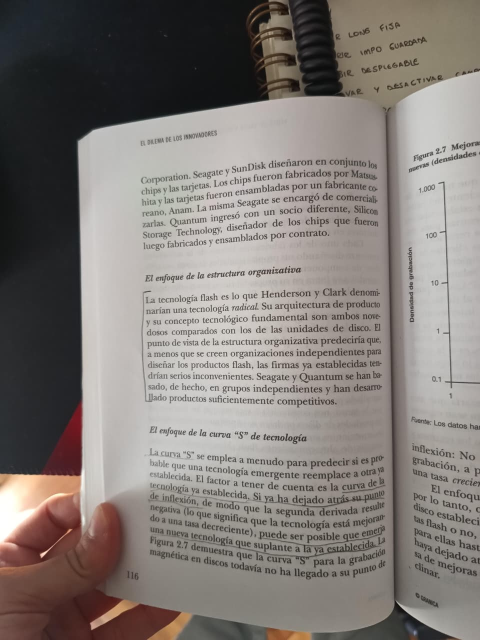
#> input picture img_test/img_left.jpeg, 960 x 1280 px (shown at 1/2 size)
$ python -i preprocessor.py   (imports and definitions only)
#> lines starting #> are read from the running program, lines starting #| are printed output that depends on the picture; after the words box and inside, x2 and y2 are one past the last pixel; in counts of white or black regions, pixels touching at a corner belong together
import io

import cv2
import numpy as np
from PIL import Image

from app.core.config import config


def load_image(image_bytes: bytes) -> np.ndarray:
    pil = Image.open(io.BytesIO(image_bytes)).convert("RGB")
    arr = np.array(pil)
    return cv2.cvtColor(arr, cv2.COLOR_RGB2BGR)


def to_gray(image: np.ndarray) -> np.ndarray:
    return image if image.ndim == 2 else cv2.cvtColor(image, cv2.COLOR_BGR2GRAY)


def enhance(image: np.ndarray, scale: float | None = None) -> np.ndarray:
    """Escala de grises a mayor resolucion con contraste local realzado.

    Paso 1 del pipeline: re-escala la foto (las fotos de celular vienen
    comprimidas) y aplica CLAHE para compensar la luz despareja y la
    curvatura de la pagina antes de binarizar.
    """
    if scale is None:
        scale = config.PREPROC_SCALE

    gray = to_gray(image)
    if scale and scale != 1.0:
        gray = cv2.resize(gray, None, fx=scale, fy=scale, interpolation=cv2.INTER_CUBIC)

    # Tiles de tamano constante en pixeles (no grilla fija): asi el realce es
    # estable en imagenes y ROIs de distinto tamano.
    tile = config.CLAHE_TILE_PX
    gh = max(1, round(gray.shape[0] / tile))
    gw = max(1, round(gray.shape[1] / tile))
    clahe = cv2.createCLAHE(clipLimit=config.CLAHE_CLIP, tileGridSize=(gw, gh))
    return clahe.apply(gray)


def _paper_mask(gray: np.ndarray) -> np.ndarray:
    """Mascara de las zonas de papel (claras). Las regiones oscuras que entran
    al ROI (cuaderno, dedos, sombra externa) generan ruido que CLAHE amplifica
    y produce falsos subrayados; se descartan quedandonos con el papel."""
    smooth = cv2.GaussianBlur(gray, (0, 0), config.PAPER_BLUR_SIGMA)
    _, paper = cv2.threshold(smooth, 0, 255, cv2.THRESH_BINARY + cv2.THRESH_OTSU)

    # Rellenar los huecos internos (texto/marcas oscuras encerradas por papel),
    # de cualquier tamano, sin reconectar las intrusiones oscuras externas: una
    # region oscura es "hueco" si NO toca el borde de la imagen. Asi el cuaderno
    # / dedos / sombra (que entran por un borde) quedan fuera, pero el texto no
    # se borra.
    h, w = paper.shape
    inv = cv2.bitwise_not(paper)
    n, labels, stats, _ = cv2.connectedComponentsWithStats(inv, 8)
    out = paper.copy()
    for i in range(1, n):
        x, y = stats[i, cv2.CC_STAT_LEFT], stats[i, cv2.CC_STAT_TOP]
        bw, bh = stats[i, cv2.CC_STAT_WIDTH], stats[i, cv2.CC_STAT_HEIGHT]
        touches_border = x == 0 or y == 0 or x + bw == w or y + bh == h
        if not touches_border:
            out[labels == i] = 255
    return out


def binarize(gray: np.ndarray) -> np.ndarray:
    """Binarizacion adaptativa: texto/marcas = 255 sobre fondo 0."""
    blur = cv2.GaussianBlur(gray, (3, 3), 0)
    block = config.ADAPTIVE_BLOCK
    if block % 2 == 0:
        block += 1
    binary = cv2.adaptiveThreshold(
        blur,
        255,
        cv2.ADAPTIVE_THRESH_GAUSSIAN_C,
        cv2.THRESH_BINARY_INV,
        block,
        config.ADAPTIVE_C,
    )
    return cv2.bitwise_and(binary, _paper_mask(gray))


def preprocess(image: np.ndarray, scale: float | None = None) -> np.ndarray:
    """Devuelve la imagen binaria (texto/marcas = 255) realzada con CLAHE.

    El resultado esta en el espacio re-escalado por `scale` (default
    `config.PREPROC_SCALE`); las coordenadas de las etapas posteriores se
    refieren a esa resolucion.
    """
    return binarize(enhance(image, scale))

>>> import cv2
>>> picture = cv2.cvtColor(cv2.imread('../../img_test/img_left.jpeg'), cv2.COLOR_BGR2RGB)
>>> result = preprocess(picture)
#> in to_gray, `return image if image.ndim == 2 else cv2.cvtColor(image, cv2.COLOR_BGR..`:
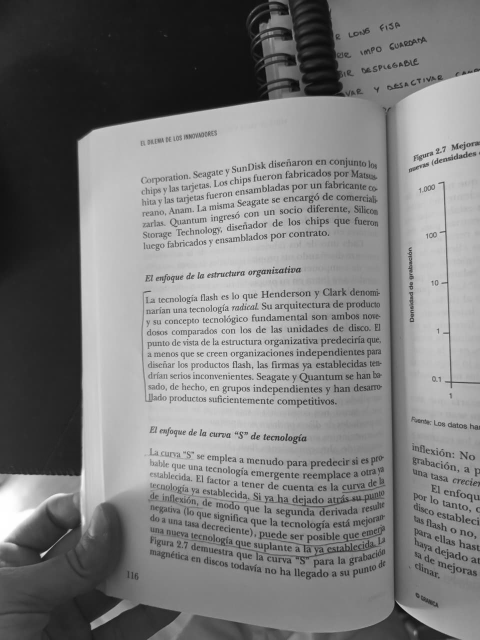
#> returned value: shape (1280, 960) (shown at 1/2 size); min 0, max 255, mean 122.7
#> in enhance, `return clahe.apply(gray)`:
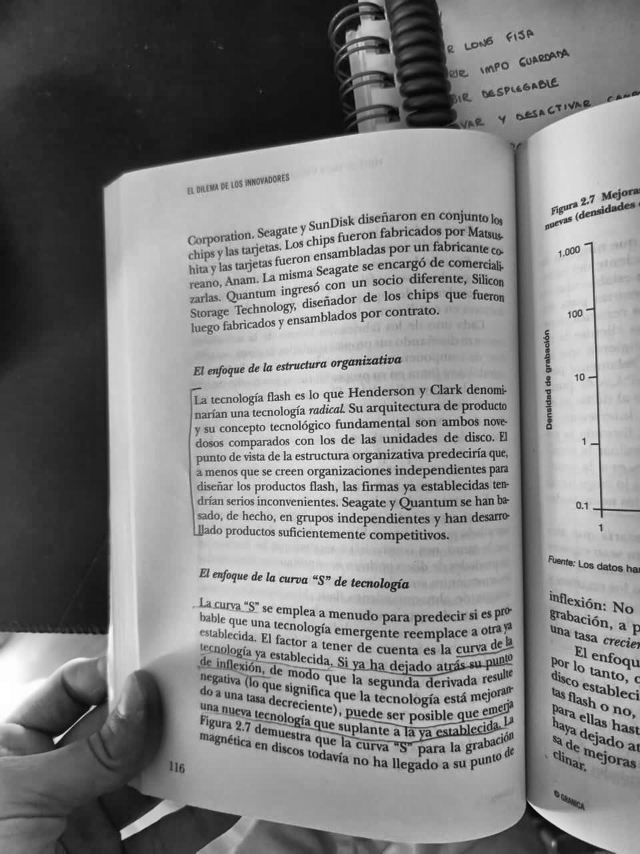
#> returned value: shape (2560, 1920) (shown at 1/3 size); min 0, max 255, mean 129.8
#> in binarize, `binary = cv2.adaptiveThreshold( blur, 255, cv2.ADAPTIVE_THRESH_GAUSSIA..`:
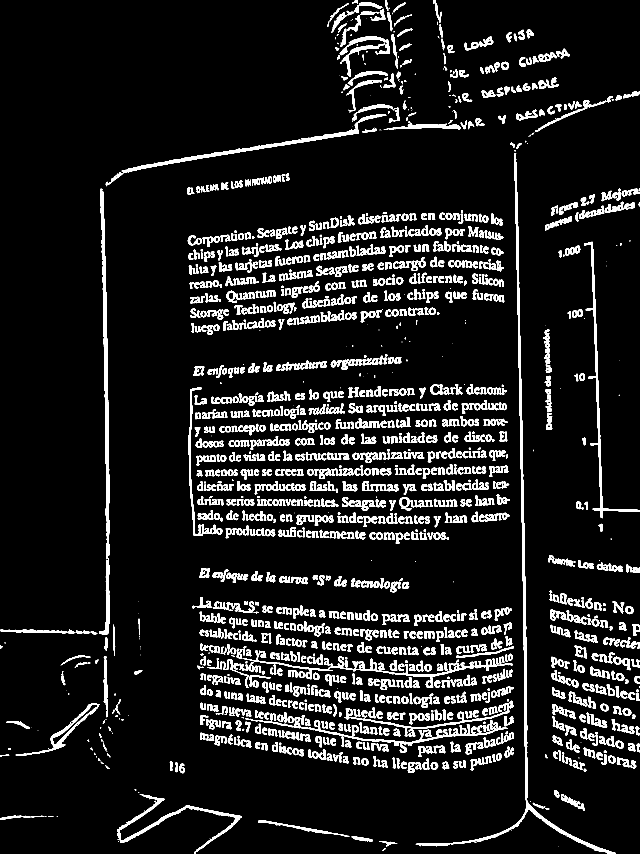
#> binary: shape (2560, 1920) (shown at 1/3 size); 9.1% white; 1678 white regions (160 under 20 px), largest, box (x1, y1, x2, y2) and area: (1247, 459, 1847, 2560) 18066, (297, 565, 329, 1904) 12503, (317, 342, 1159, 559) 8137
#> in _paper_mask, `smooth = cv2.GaussianBlur(gray, (0, 0), config.PAPER_BLUR_SIGMA)`:
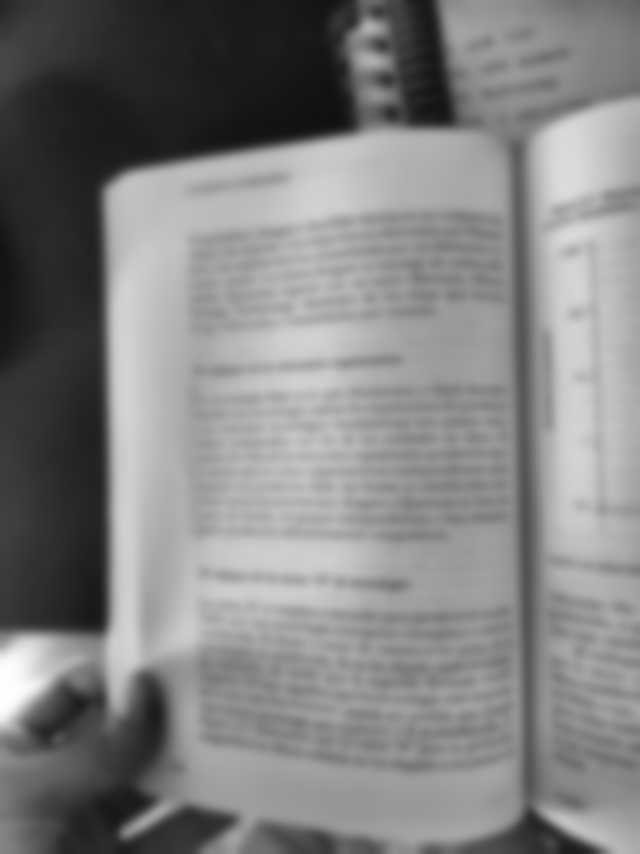
#> smooth: shape (2560, 1920) (shown at 1/3 size); min 16, max 255, mean 129.8
#> in _paper_mask, `_, paper = cv2.threshold(smooth, 0, 255, cv2.THRESH_BINARY + cv2.THRES..`:
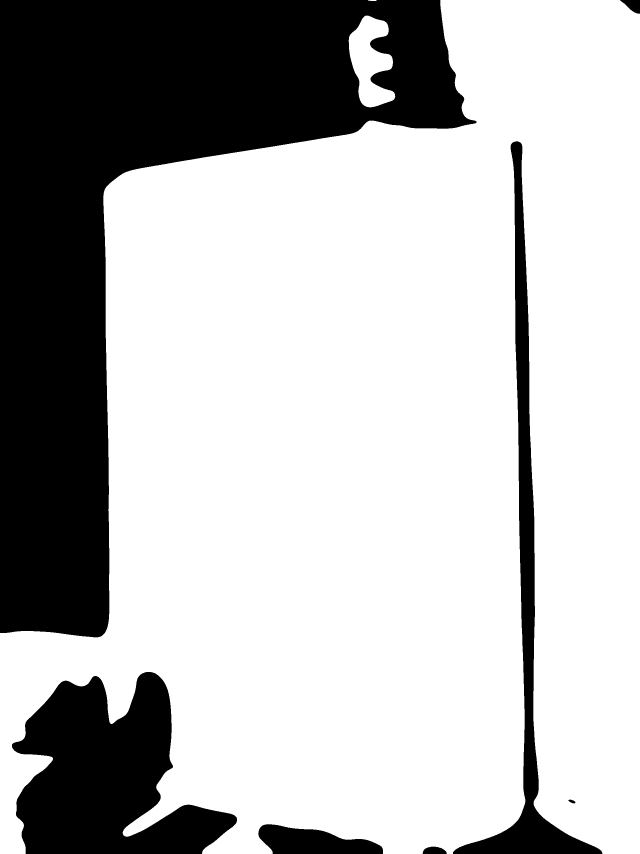
#> paper: shape (2560, 1920) (shown at 1/3 size); 71.8% white; 7 black regions, largest, box (x1, y1, x2, y2) and area: (0, 0, 1430, 1912) 1041483, (36, 2016, 711, 2560) 221413, (1359, 424, 1807, 2560) 99132
#> in _paper_mask, `n, labels, stats, _ = cv2.connectedComponentsWithStats(inv, 8)`:
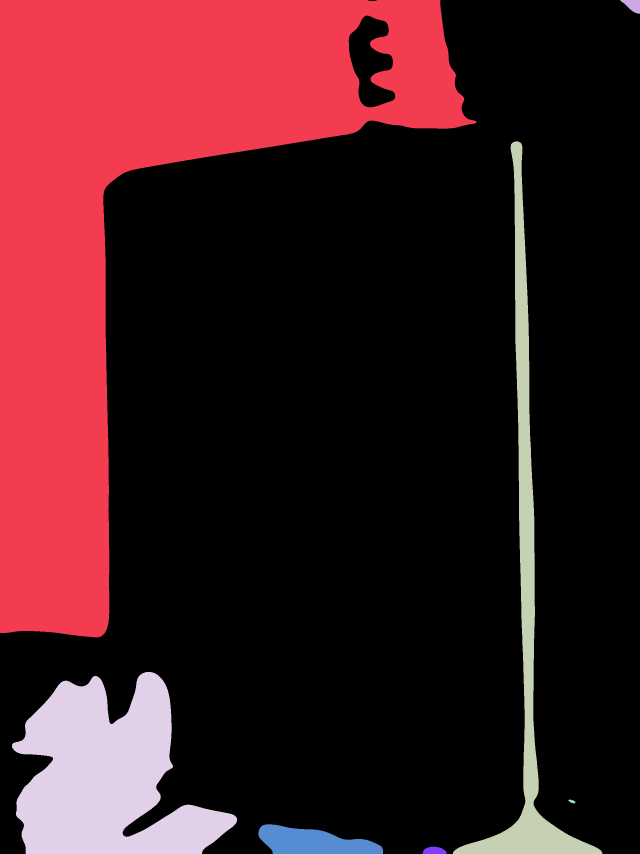
#> labels: shape (2560, 1920) int32 (shown at 1/3 size); 8 distinct labels, from 0 to 7; one colour per label, 0 black
#> in _paper_mask, `n, labels, stats, _ = cv2.connectedComponentsWithStats(inv, 8)`: n = 8; stats = [[0, 0, 1920, 2560, 3528871], [0, 0, 1430, 1912, 1041483], [1860, 0, 60, 41, 1500], [1359, 424, 448, 2136, 99132], [36, 2016, 675, 544, 221413], [1705, 2399, 21, 11, 146], [775, 2473, 374, 87, 21538], [1268, 2540, 72, 20, 1117]]
#> the loop in _paper_mask, `for i in range(1, n):` made 7 passes
#> (x, y, bw, bh, touches_border) on passes 1 to 7: (0, 0, 1430, 1912, True), (1860, 0, 60, 41, True), (1359, 424, 448, 2136, True), (36, 2016, 675, 544, True), (1705, 2399, 21, 11, False), (775, 2473, 374, 87, True), (1268, 2540, 72, 20, True)
#> after the loop in _paper_mask, `for i in range(1, n):`: out: shape (2560, 1920); 71.8% white; 6 black regions, box (x1, y1, x2, y2) and area: (0, 0, 1430, 1912) 1041483, (36, 2016, 711, 2560) 221413, (1359, 424, 1807, 2560) 99132, (775, 2473, 1149, 2560) 21538, (1860, 0, 1920, 41) 1500, (1268, 2540, 1340, 2560) 1117
#> in binarize, `return cv2.bitwise_and(binary, _paper_mask(gray))`:
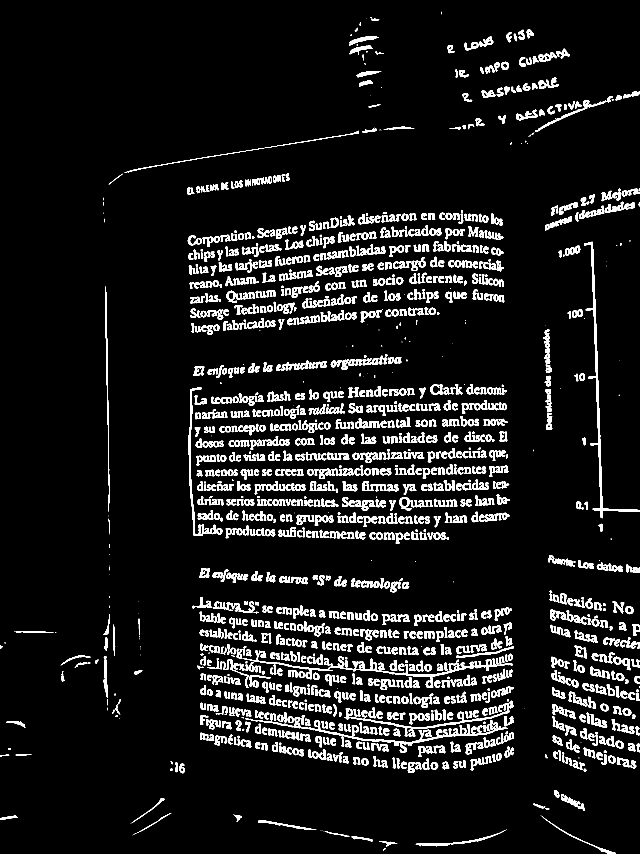
#> returned value: shape (2560, 1920) (shown at 1/3 size); 7.8% white; 1588 white regions (127 under 20 px), largest, box (x1, y1, x2, y2) and area: (736, 2152, 1523, 2258) 6868, (728, 1951, 1538, 2038) 6620, (1752, 725, 1920, 1555) 6457

$ run again, on img_test/img_right.jpeg
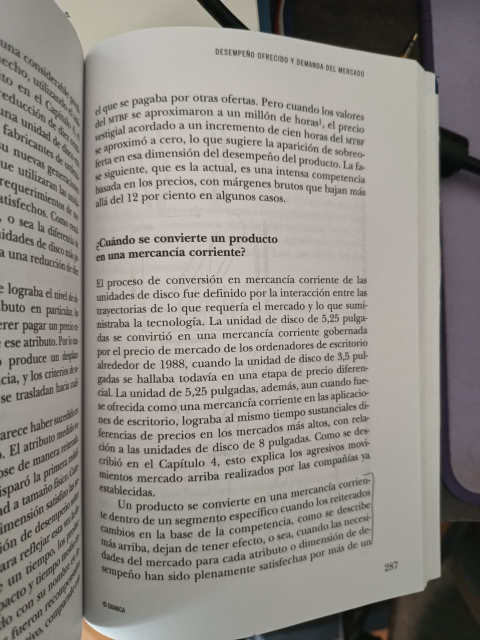
#> input picture img_test/img_right.jpeg, 960 x 1280 px (shown at 1/2 size)
#> binary: shape (2560, 1920); 12.6% white; 2073 white regions (239 under 20 px), largest, box (x1, y1, x2, y2) and area: (275, 82, 352, 2478) 20936, (1758, 808, 1778, 1937) 9383, (1133, 25, 1741, 292) 5971
#> paper: shape (2560, 1920); 84.8% white; 36 black regions (2 under 20 px), largest, box (x1, y1, x2, y2) and area: (982, 284, 1920, 2560) 438531, (1023, 0, 1920, 291) 148775, (265, 239, 543, 2481) 138023
#> labels: shape (2560, 1920) int32; 37 distinct labels, from 0 to 36
#> n = 37; stats = 37 rows, first 6: [0, 0, 1920, 2560, 4166002], [790, 0, 189, 116, 12422], [1023, 0, 897, 291, 148775], [0, 166, 74, 51, 1408], [0, 239, 12, 7, 64], [265, 239, 278, 2242, 138023]
#> the loop in _paper_mask, `for i in range(1, n):` made 36 passes
#> (x, y, bw, bh, touches_border) on passes 1 to 8: (790, 0, 189, 116, True), (1023, 0, 897, 291, True), (0, 166, 74, 51, True), (0, 239, 12, 7, True), (265, 239, 278, 2242, False), (137, 257, 63, 54, False), (982, 284, 938, 2276, True), (396, 758, 6, 4, False)
#> after the loop in _paper_mask, `for i in range(1, n):`:
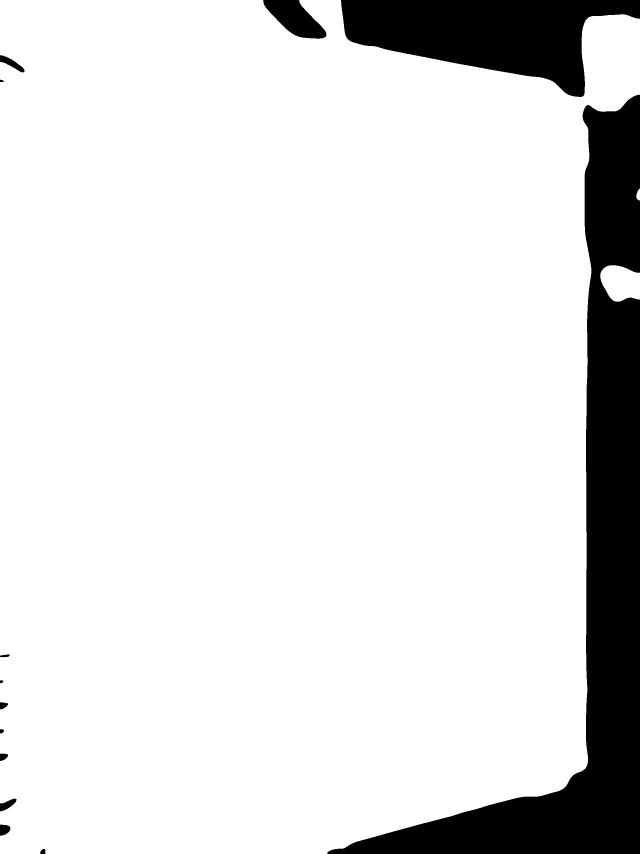
#> out: shape (2560, 1920) (shown at 1/3 size); 87.7% white; 13 black regions, largest, box (x1, y1, x2, y2) and area: (982, 284, 1920, 2560) 438531, (1023, 0, 1920, 291) 148775, (790, 0, 979, 116) 12422
#> in binarize, `return cv2.bitwise_and(binary, _paper_mask(gray))`:
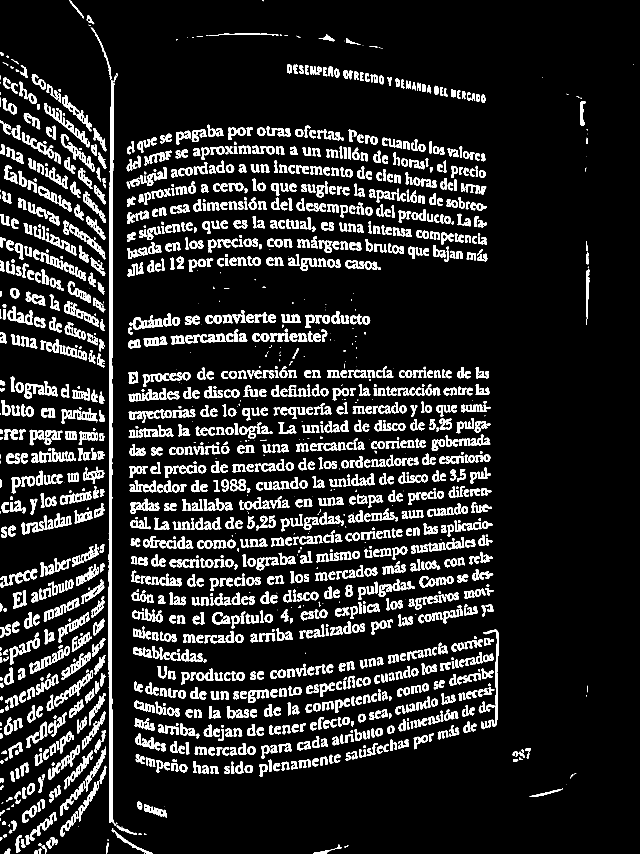
#> returned value: shape (2560, 1920) (shown at 1/3 size); 11.9% white; 1997 white regions (181 under 20 px), largest, box (x1, y1, x2, y2) and area: (275, 82, 352, 2478) 20936, (132, 309, 269, 442) 2277, (1449, 1889, 1497, 2182) 2247
